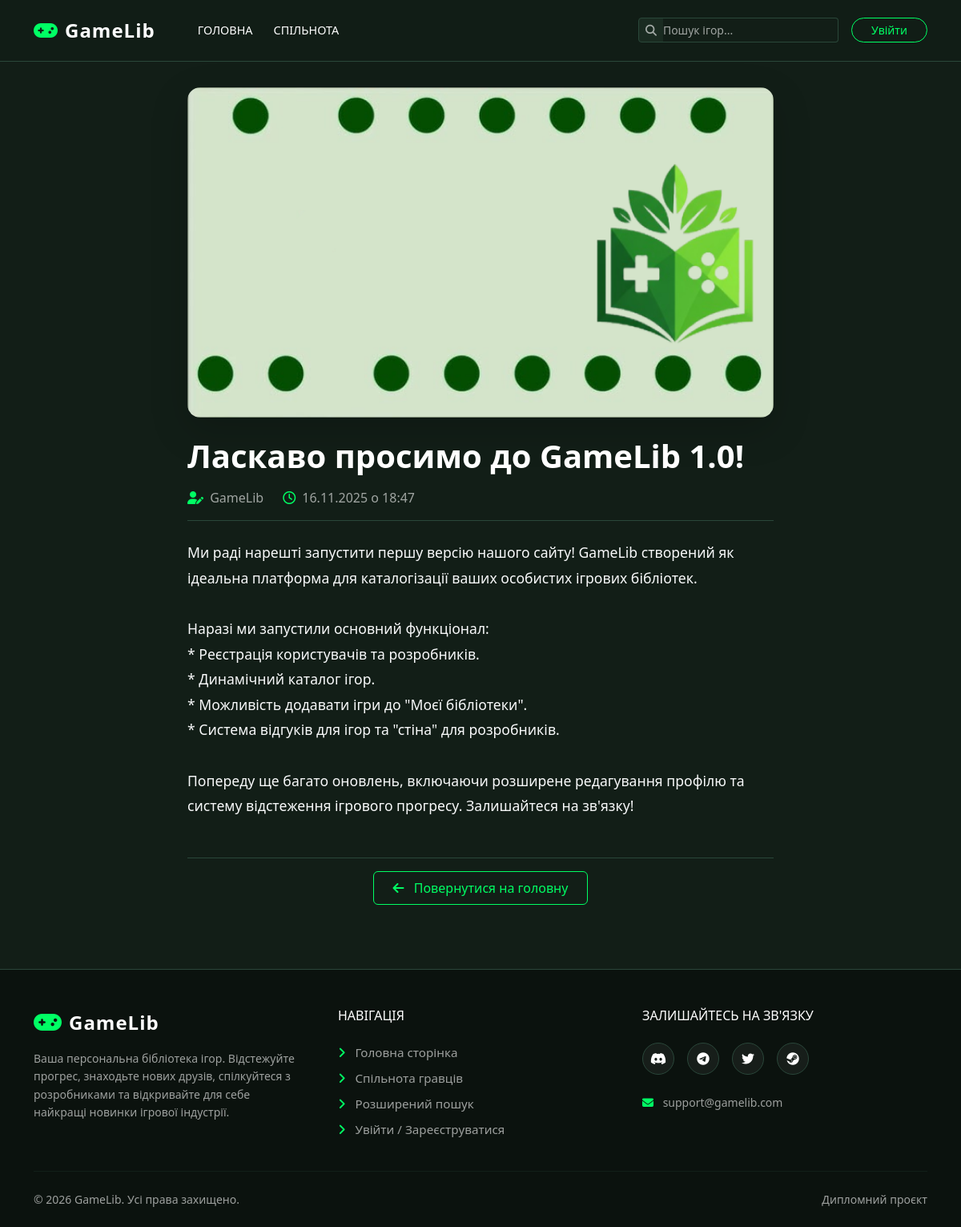
Screenshot of /community/news_details.php?id=1 with the database file from the repository.
### tables this page shows
CREATE TABLE `news_articles` (
  `id` int NOT NULL,
  `title` varchar(255) NOT NULL,
  `content` text NOT NULL,
  `image_url` varchar(255) NOT NULL,
  `author_id` int NOT NULL,
  `created_at` timestamp NOT NULL DEFAULT CURRENT_TIMESTAMP
);

CREATE TABLE `users` (
  `id` int NOT NULL,
  `username` varchar(100) NOT NULL,
  `email` varchar(255) NOT NULL,
  `google_id` varchar(255) DEFAULT NULL,
  `avatar_url` varchar(255) NOT NULL DEFAULT 'img/avatars/default.png',
  `password_hash` varchar(255) NOT NULL,
  `user_role` varchar(20) NOT NULL DEFAULT 'user',
  `created_at` timestamp NOT NULL DEFAULT CURRENT_TIMESTAMP,
  `bio` text,
  `birth_date` date DEFAULT NULL,
  `country` varchar(100) DEFAULT NULL,
  `favorite_genre` varchar(100) DEFAULT NULL,
  `banner_url` varchar(255) DEFAULT NULL,
  `accent_color` varchar(20) NOT NULL DEFAULT '#00ff64',
  `showcase_game_id` int DEFAULT NULL,
  `privacy_profile` enum('public','friends','private') NOT NULL DEFAULT 'public',
  `steam_id` varchar(50) DEFAULT NULL,
  `bonus_xp` int NOT NULL DEFAULT '0',
  `show_level_frame` tinyint(1) NOT NULL DEFAULT '1'
);

### includes/db_connect.php (called while the page is built, shortened)
<?php
if (!function_exists('resolve_url')) {
    function resolve_url($url) {
        return BASE_URL . ltrim($url, '/');
    }
}
?>

### community/news_details.php (the view, shortened to what this page needs)
<?php
require_once '../includes/db_connect.php';
$news_id = (int)$_GET['id'];
$stmt = $pdo->prepare("
    SELECT n.*, u.username
    FROM news_articles n
    LEFT JOIN users u ON n.author_id = u.id
    WHERE n.id = ?
");
$stmt->execute([$news_id]);
$news = $stmt->fetch(PDO::FETCH_ASSOC);
require_once '../includes/header.php';
?>
<div class="container content-section mb-5">
    <div class="row justify-content-center">
        <div class="col-lg-8">
            <img src="<?php echo htmlspecialchars(resolve_url($news['image_url'])); ?>" class="img-fluid rounded-4 mb-4 shadow-lg w-100" style="max-height: 450px; object-fit: cover;" alt="Cover">
            <h1 class="text-white mb-3 fw-bold"><?php echo htmlspecialchars($news['title']); ?></h1>
            <div class="d-flex align-items-center text-white-50 mb-4 pb-3 border-bottom border-secondary">
                <span class="me-4"><i class="fas fa-user-edit text-accent me-1"></i> <?php echo htmlspecialchars($news['username'] ?? 'Адміністрація'); ?></span>
                <span><i class="far fa-clock text-accent me-1"></i> <?php echo date('d.m.Y \о H:i', strtotime($news['created_at'])); ?></span>
            </div>
            <div class="text-light" style="line-height: 1.8; font-size: 1.1rem;">
                <?php echo nl2br(htmlspecialchars($news['content'])); ?>
            </div>
            <div class="mt-5 pt-3 border-top border-secondary text-center">
                <a href="../index.php" class="btn btn-outline-success px-4 py-2"><i class="fas fa-arrow-left me-2"></i> Повернутися на головну</a>
            </div>
        </div>
    </div>
</div>
<?php require_once '../includes/footer.php'; ?>

### css/style.css (style rules this page uses)
[data-bs-theme="dark"] { --bs-body-bg: #121e17; --bs-body-color: #d1d1d1; --bs-link-color: #00ff64; --bs-link-hover-color: #00cc50; --bs-border-color: #2a473a; --bs-secondary-bg: #1a2b21; --bs-tertiary-bg: #0b120e; }
:root { --bg-dark-green: #121e17; --bg-main: #121e17; --bg-light-green: #1a2b21; --bg-darker: #0b120e; --text-color: #d1d1d1; --text-muted: rgba(255, 255, 255, 0.6); --accent-color: #00ff64; --accent-hover: #00cc50; --border-color: #2a473a; }
body { background-color: var(--bg-dark-green) !important; color: var(--text-color) !important; font-family: 'Segoe UI', Roboto, 'Helvetica Neue', Arial, sans-serif; display: flex; flex-direction: column; min-height: 100vh; margin: 0; }
a { color: var(--accent-color) !important; text-decoration: none !important; transition: color 0.2s ease-in-out; }
.text-accent { color: var(--accent-color) !important; }
.text-white { color: #ffffff !important; }
.text-white-50 { color: var(--text-muted) !important; }
.border-secondary { border-color: var(--border-color) !important; }
.content-section { padding: 2rem 15px; flex-grow: 1; }
.btn-outline-success { color: var(--accent-color) !important; border-color: var(--accent-color) !important; background-color: transparent !important; }

### rows the page displays
news_articles: image_url (picture), title "Ласкаво просимо до GameLib 1.0!", author.username "GameLib", created_at "16.11.2025 о 18:47", content "Ми раді нарешті запустити першу версію нашого сайту! GameLib створений як ідеальна платформа для каталогізації ваших особистих ігрових бібліотек. Наразі ми запустили основний функціонал: * Реєстрація користувачів та розробників. * Динамічний каталог ігор. * Можливість додавати ігри до \"Моєї бібліотеки\". * Система відгуків для ігор та \"стіна\" для розробників. Попереду ще багато оновлень, включаючи розширене редагування профілю та систему відстеження ігрового прогресу. Залишайтеся на зв'язку!"
